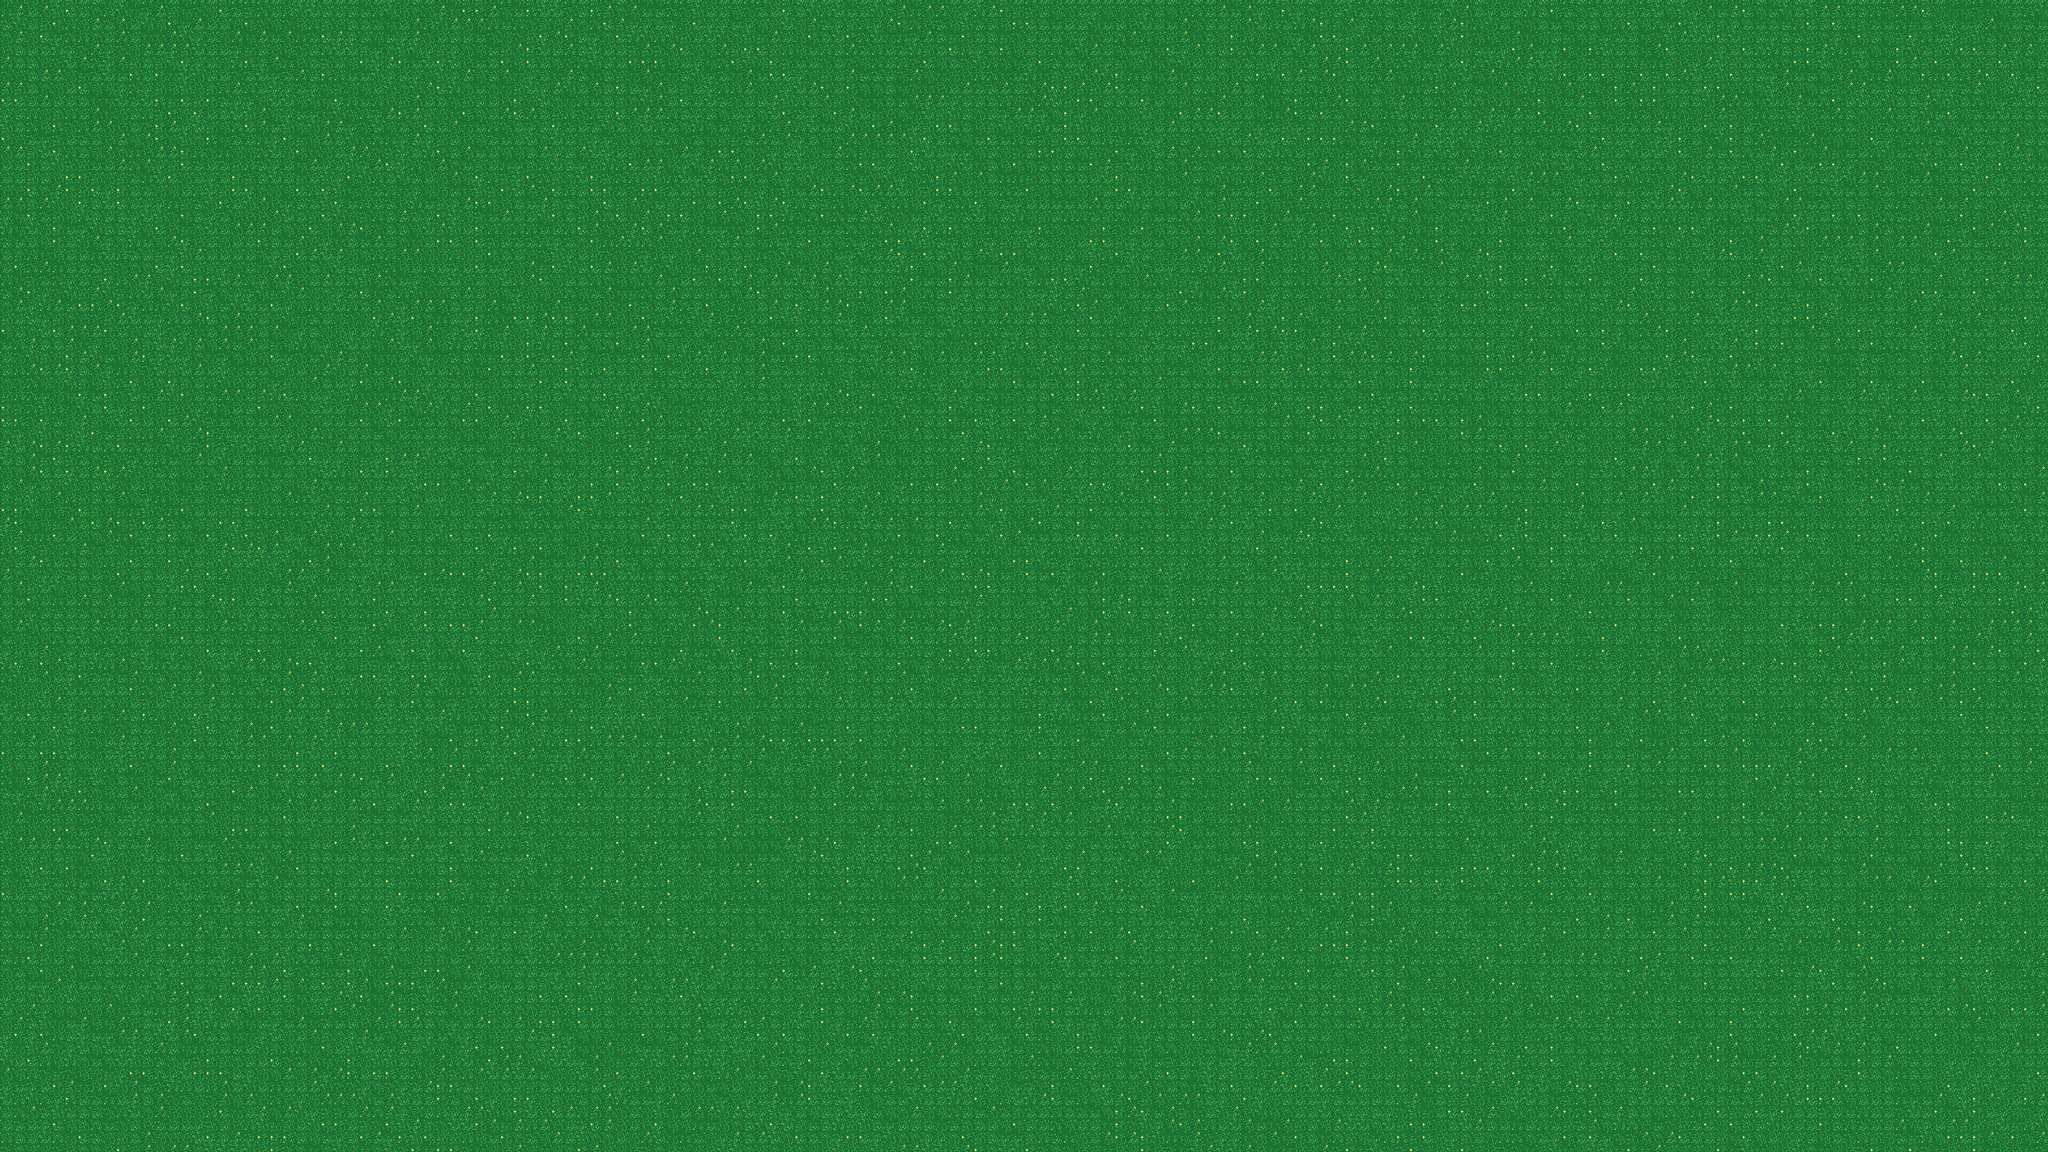

A 2D game scene composited from a Tiled map and its tileset images. What follows is a short description and the map's XML, with each tile layer's data collapsed to a summary:
An orthogonal 160x90 tile map with 16x16 px tiles, 1 tile layer (Tile Layer 1).

<map version="1.10" tiledversion="1.11.2" orientation="orthogonal" renderorder="right-down" width="160" height="90" tilewidth="16" tileheight="16" infinite="0" nextlayerid="2" nextobjectid="1">
 <tileset firstgid="1" source="../tilesets/grass.tsx" />
 <layer id="1" name="Tile Layer 1" width="160" height="90">
  <data>[14400 cells, 14400 non-empty, 9 distinct tile ids]</data>
 </layer>
</map>
